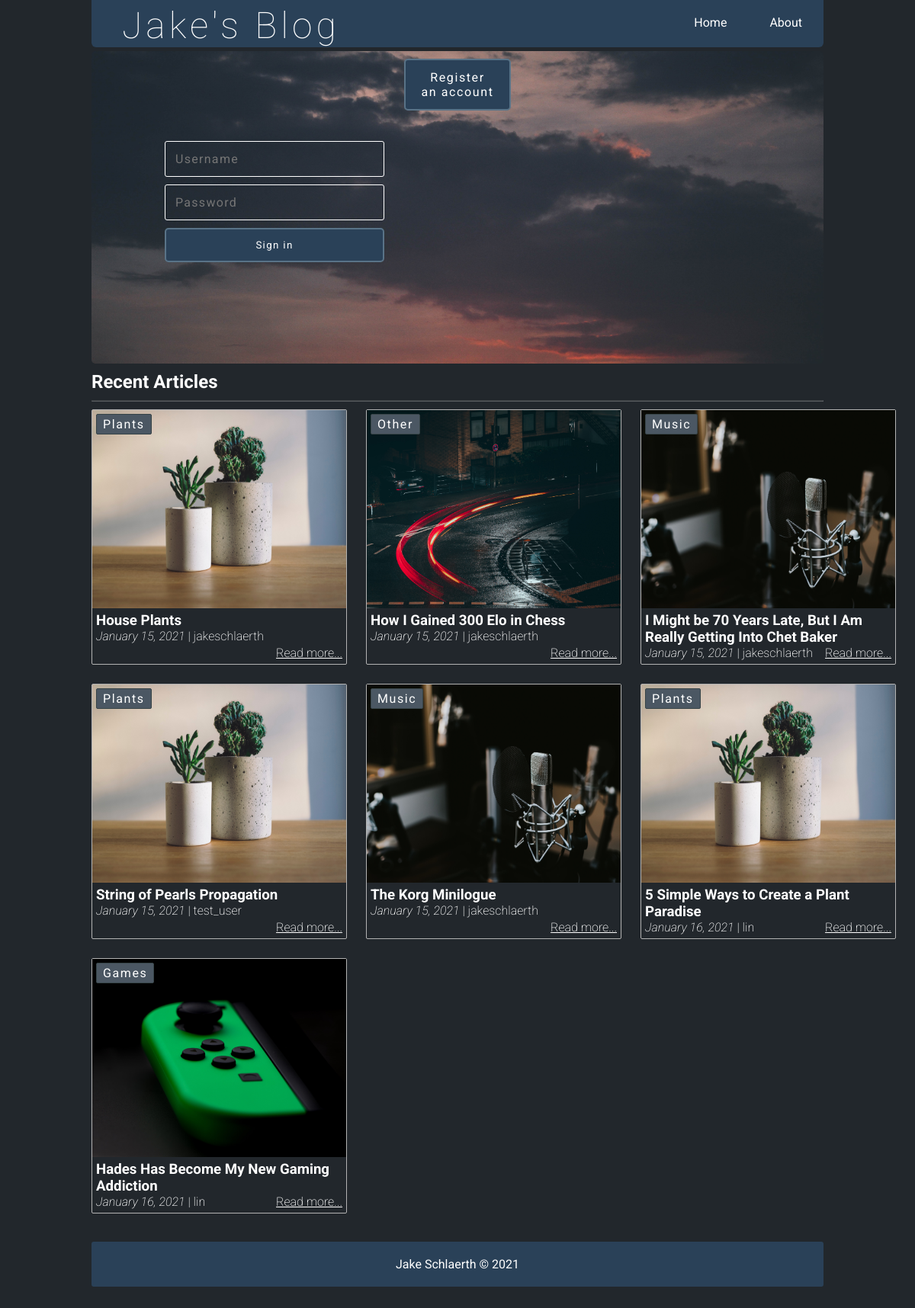
The page / on the database its author committed.
### tables this page shows
CREATE TABLE `posts` (
  `id` int NOT NULL,
  `user_id` int DEFAULT NULL,
  `title` varchar(255) NOT NULL,
  `slug` varchar(255) NOT NULL,
  `body` text NOT NULL,
  `created_at` timestamp NOT NULL DEFAULT CURRENT_TIMESTAMP ON UPDATE CURRENT_TIMESTAMP
);

CREATE TABLE `topics` (
  `id` int NOT NULL,
  `name` varchar(255) DEFAULT NULL,
  `slug` varchar(255) NOT NULL
);

CREATE TABLE `users` (
  `id` int NOT NULL,
  `username` varchar(255) NOT NULL,
  `email` varchar(255) NOT NULL,
  `password` varchar(255) NOT NULL
);

### includes/public_functions.php (called while the page is built, shortened)
<?php
function getAllPosts() {
    global $conn;
    $query = "SELECT * FROM posts ORDER BY created_at";
    $result = mysqli_query($conn, $query);
    $posts = mysqli_fetch_all($result, MYSQLI_ASSOC);
    $final_posts = array();
    foreach ($posts as $post) {
        $post['topic'] = getPostTopic($post['id']);
        array_push($final_posts, $post);
    }
    return $final_posts;
}
function getPostTopic($post_id) {
    global $conn;
    $query = "SELECT DISTINCT topics.id as id, topics.name AS name, topics.slug AS slug FROM post_topic
        INNER JOIN topics ON topics.id=post_topic.topic_id
        INNER JOIN posts ON  post_topic.post_id=$post_id";
    $result = mysqli_query($conn, $query);
    $topic = mysqli_fetch_assoc($result);
    return $topic;
}
function getUserById($user_id) {
    global $conn;
    $query = "SELECT * FROM users WHERE id=$user_id";
    $result = mysqli_query($conn, $query);
    $user = mysqli_fetch_assoc($result);
    return $user;
}

### index.php (the view, shortened to what this page needs)
<?php require('config.php') ?>
<?php require(ROOT_PATH . '/includes/public_functions.php') ?>
<?php include('includes/head.php') ?>
<?php $posts = getAllPosts(); ?>
</head>
<body>
    <div class="container">
        <?php include('includes/navbar.php') ?>
        <?php include('includes/banner.php') ?>
        <h2 class="content-title">Recent Articles</h2>
        <hr>
        <div class="posts-container">
            <?php foreach ($posts as $post) : ?>
                <div class="post" style="margin-left: 0px;">
                    <img src="<?php echo BASE_URL . '/static/images/' . $post['topic']['name'] . '.jpg'; ?>" class="post_image" alt="">
                    <?php if (isset($post['topic']['name'])) : ?>
                        <a href="<?php echo BASE_URL . 'filtered_posts.php?topic=' . $post['topic']['id'] ?>" class="btn category">
                            <?php echo $post['topic']['name'] ?>
                        </a>
                    <?php endif ?>
                    <a href="single_post.php?post-slug=<?php echo $post['slug']; ?>">
                        <div class="post_info">
                            <h3><?php echo $post['title'] ?></h3>
                            <div class="info">
                                <span class="created_at"><?php echo date("F j, Y ", strtotime($post["created_at"])); ?></span>
                                <span class="author-info"><?php echo ' | ' . getUserById($post['user_id'])['username']; ?></span>
                                <span class="read_more">Read more...</span>
                            </div>
                        </div>
                    </a>
                </div>
            <?php endforeach ?>
        </div>
        <?php include('includes/footer.php') ?>

### includes/head.php (shortened to what this page needs)
<head>
    <link rel="stylesheet" href="static/css/public_styles.css">

### includes/navbar.php (shortened to what this page needs)
<div class="navbar">
    <div class="logo_div">
        <a href="index.php">
            <h1>Jake's Blog</h1>
        </a>
    </div>
    <ul>
        <li><a class=active href="index.php">Home</a></li>
        <li><a class=active href="https://www.jakeschlaerth.com">About</a></li>
    </ul>
</div>

### includes/banner.php (shortened to what this page needs)
<?php if (isset($_SESSION['user']['username'])) { ?>
    <div class="banner">
        <div class="welcome-message-container">
            <span class='welcome-message'>
                Welcome, <?php echo $_SESSION['user']['username'] ?>
            </span>
            <span class='btn small-btn logout-btn'><a href="logout.php">Logout</a></span>
        </div>
    </div>
<?php } else { ?>
    <div class="banner">
        <a href="register.php" class="btn">Register an account</a>
        <div class="login-container">
            <form action="index.php" method="post">
                <input type="text" name="username" placeholder="Username">
                <input type="password" name="password" placeholder="Password">
                <button class="btn small-btn" type="submit" name="home_login">Sign in</button>
            </form>
        </div>
    </div>
<?php } ?>

### includes/footer.php
    <div class="footer">
        <p>Jake Schlaerth &copy; <?php echo date('Y'); ?> </p>
    </div>
</div>
</body>
</html>

### static/css/public_styles.css (style rules this page uses)
* { margin: 0px; padding: 0px; font-family: 'Roboto', 'Courier New', Courier, monospace; color: white; }
body { position: relative; margin: 0; padding-bottom: 6rem; min-height: 100%; background-color: #22272c; }
h1, h2, h3, h4, h5, h6 { color: white; }
a { text-decoration: none; }
ul, ol { margin-left: 40px; }
hr { margin: 10px 0px; opacity: .25; }
form input { width: 100%; display: block; padding: 13px 13px; font-size: 1em; margin: 10px auto 10px; border-radius: 3px; box-sizing: border-box; background: transparent; border: 1px solid #597387; }
.btn { color: white; background: #2a4158; text-align: center; border: none; border-radius: 5px; display: block; letter-spacing: .1em; margin: 10px 0px; padding: 13px 20px; text-decoration: none; cursor: pointer; }
.small-btn { width: 100px; }
.container { width: 80%; margin: 0px auto; }
.navbar { margin: 0 auto; overflow: hidden; background-color:#2a4158; border-radius: 0px 0px 6px 6px; }
.navbar ul { list-style-type: none; float: right; }
.navbar ul li { float: left; }
.navbar ul li a { display: block; color: white; text-align: center; padding: 20px 28px; text-decoration: none; }
.navbar .logo_div { float: left; padding-top: 5px; padding-left: 40px; }
.navbar .logo_div h1 { color:white; font-size: 3em; letter-spacing: 5px; font-weight: 100; }
.footer { position: absolute; right: 0; bottom: 0; left: 0; color: white; background-color:#2a4158; border-radius: 3px; text-align: center; width: 80%; margin: 20px auto 0px; padding: 20px 0px; }
.banner { margin: 5px auto; min-height: 400px; display: block; color: white; border-radius: 5px; background-image: url('../images/banner.jpg'); background-size: 100%; padding-top: 10px; }
.banner .btn { width: 10%; margin: 0 auto; border: 2px solid #597387; }
.banner .login-container { width: 50%; }
.banner .login-container form { margin: 40px auto 0 auto; }
.banner .login-container form input { width: 60%; color: white; border: 1px solid white; margin: 10px auto; letter-spacing: 1.3px; }
.banner .login-container form button { display: block; background: #2a4158; margin-left: 20%; width: 60%; }
.posts-container { display: grid; justify-content: space-around; align-content: space-around; grid-template-columns: 335px 335px 335px; grid-template-rows: 335px; grid-gap: 25px; }
.content-title { margin: 10px auto; }
.posts-container .post { position: relative; border-radius: 2px; border: 1px solid #b3b3b3; }
.posts-container .post .category { margin-top: 0px; padding: 3px 8px; color: white; background: rgb(75, 87, 99); display: inline-block; border-radius: 2px; border: 1px solid #374447; position: absolute; left: 5px; top: 5px; z-index: 3; }
.posts-container .post .post_image { height: 260px; width: 100%; background-size: 100%; }
.posts-container .post .post_info { height: 100%; padding: 5px 5px; font-weight: 200; }
.posts-container .post .post_info span.created_at { font-style: italic; }
.posts-container .post .post_info span.read_more { position: absolute; right: 5px; bottom: 5px; text-decoration: underline; }

### rows shown on the page
posts: topics.name (picture), title "House Plants", created_at "January 15, 2021", user.username "jakeschlaerth"
topics: name "Plants"
posts: topics.name (picture), title "How I Gained 300 Elo in Chess", created_at "January 15, 2021", user.username "jakeschlaerth"
topics: name "Other"
posts: topics.name (picture), title "I Might be 70 Years Late, But I Am Really Getting Into Chet Baker", created_at "January 15, 2021", user.username "jakeschlaerth"
topics: name "Music"
posts: topics.name (picture), title "String of Pearls Propagation", created_at "January 15, 2021", user.username "test_user"
posts: topics.name (picture), title "The Korg Minilogue", created_at "January 15, 2021", user.username "jakeschlaerth"
posts: topics.name (picture), title "5 Simple Ways to Create a Plant Paradise", created_at "January 16, 2021", user.username "lin"
posts: topics.name (picture), title "Hades Has Become My New Gaming Addiction", created_at "January 16, 2021", user.username "lin"
topics: name "Games"
